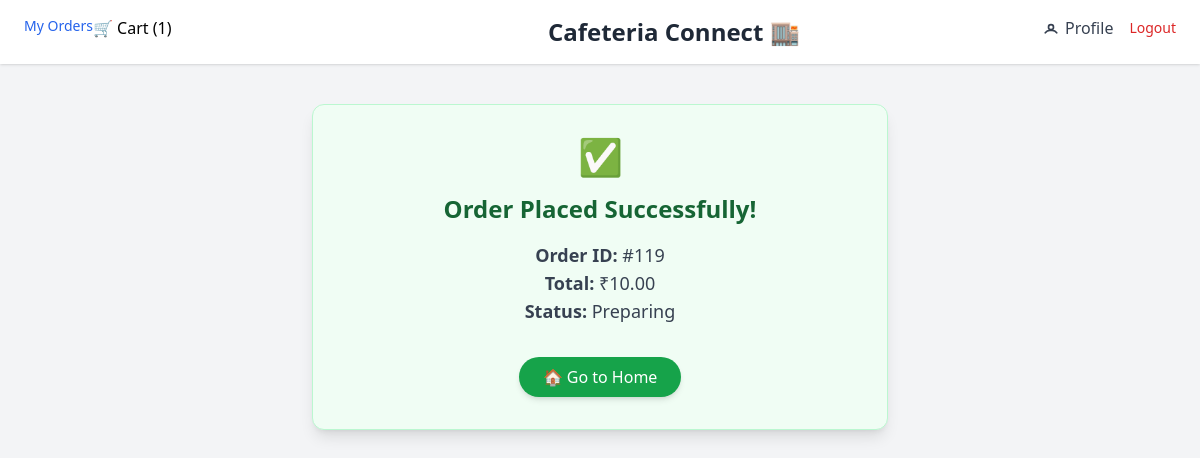
The app's page /orders/success/119/ (signed in) with its own data.
### orders/models.py (models this page shows, shortened)
class Order(models.Model):
    STATUS_CHOICES = (
        ('placed', 'Placed'),
        ('pending', 'Pending'),
        ('confirmed', 'Confirmed'),
        ('preparing', 'Preparing'),
        ('ready_to_deliver', 'Ready to Deliver'),
        ('out_for_delivery', 'Out for Delivery'),
        ('delivered', 'Delivered'),
        ('cancelled', 'Cancelled'),
        ('failed', 'Failed'),
    )
    VALID_STATUS_TRANSITIONS = {
        'placed': ['pending', 'cancelled'],
        'pending': ['confirmed', 'cancelled'],
        'confirmed': ['preparing', 'cancelled'],
        'preparing': ['ready_to_deliver', 'cancelled'],
        'ready_to_deliver': ['out_for_delivery', 'cancelled'],
        'out_for_delivery': ['delivered', 'cancelled'],
        'delivered': [],
        'cancelled': [],
        'failed': []
    }
    PAYMENT_STATUS_CHOICES = [
        ("pending", "Pending"),
        ("paid", "Paid"),
        ("failed", "Failed"),
        ("refunded", "Refunded"),
    ]
    PAYMENT_METHOD_CHOICES = [
        ("cod", "Cash on Delivery"),
        ("upi", "UPI"),
        ("card", "Credit/Debit Card"),
    ]
    shop = models.ForeignKey(Shop, on_delete=models.CASCADE)
    total_price = models.DecimalField(max_digits=8, decimal_places=2, default=0)
    address = models.ForeignKey(Address, on_delete=models.SET_NULL, null=True, blank=True)
    user = models.ForeignKey(User, on_delete=models.CASCADE, related_name="orders", default=1)
    order_number = models.CharField(max_length=50, null=True)
    status = models.CharField(max_length=20, choices=STATUS_CHOICES, default="pending")
    payment_status = models.CharField(max_length=20, choices=PAYMENT_STATUS_CHOICES, default="pending")
    payment_method = models.CharField(max_length=20, choices=PAYMENT_METHOD_CHOICES, blank=True, null=True)
    status_changed_at = models.DateTimeField(blank=True, null=True)
    discount_amount = models.DecimalField(max_digits=10, decimal_places=2, default=0.00)
    delivery_date = models.DateField(blank=True, null=True)
    notes = models.TextField(blank=True, null=True)
    is_cancelled_by = models.CharField(max_length=20, blank=True, null=True)  # customer/shopkeeper
    created_at = models.DateTimeField(auto_now_add=True)
    updated_at = models.DateTimeField(auto_now=True)

### orders/views.py (the view)
# urls.py: path('success/<int:order_id>/', views.order_success, name='order_success'),
@login_required
def order_success(request, order_id):
    order = get_object_or_404(Order, id=order_id, user=request.user)
    return render(request, 'orders/order_success.html', {'order': order, 'address': order.address})

### cart/context_processors.py (called while the page is built)
def cart_item_count(request):
    count = 0
    current_cart = None
    if request.user.is_authenticated:
        current_cart = Cart.objects.filter(user=request.user).last()
        if current_cart:
            count = current_cart.items.count()
    return {
        "cart_item_count": count,
        "current_cart": current_cart,
    }

### orders/templates/orders/order_success.html (shortened to what this page needs)
{% extends 'base.html' %}
{% load static %}
{% block content %}
<div class="max-w-xl mx-auto mt-10 bg-green-50 border border-green-200 rounded-xl p-8 shadow-lg text-center">
    <div class="text-4xl text-green-600 mb-4">✅</div>
    <h2 class="text-2xl font-bold text-green-800 mb-4">Order Placed Successfully!</h2>
    <div class="text-gray-700 text-lg mb-2">
        <p><span class="font-semibold">Order ID:</span> #{{ order.id }}</p>
        <p><span class="font-semibold">Total:</span> ₹{{ order.total_price }}</p>
        <p><span class="font-semibold">Status:</span> {{ order.get_status_display }}</p>
    </div>
    <a href="{% url 'shop-list' %}" class="inline-block mt-6 px-6 py-2 bg-green-600 text-white rounded-full hover:bg-green-700 transition-all shadow-md">
        🏠 Go to Home
    </a>
</div>
{% endblock %}

### records on screen
Order: id "119", total_price "10.00", status "Preparing"

### other values on screen
{{ cart_item_count }} "1"
